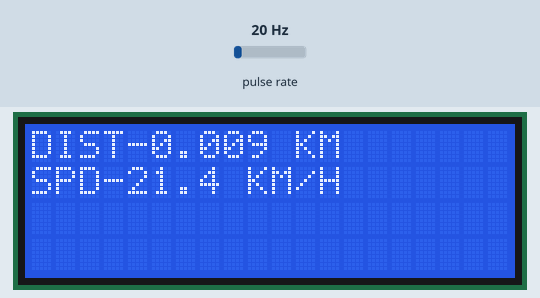
This sketch was run on a simulated Arduino Uno, built with avr-gcc and run on an emulated ATmega328P. On the bench: 20×4 character LCD. Wiring (inferred from the names in the program): pulse sensor: data pin 2. The inputs (shaded band) are chosen by the test bench; at power-on: pulse rate 20 Hz.

Above: at 2.2 s.
2.3 s: pulse rate (sensor on pin 2) set to 4 Hz
At 4.4 s:
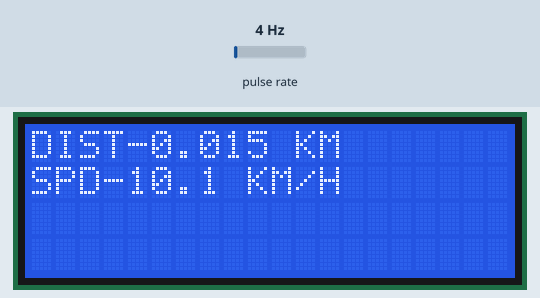
5.3 s: pulse rate (sensor on pin 2) set to 50 Hz
At 6.0 s:
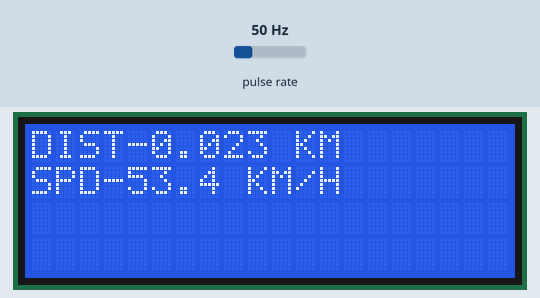
8.2 s: pulse rate (sensor on pin 2) set to 100 Hz
At 9.6 s:
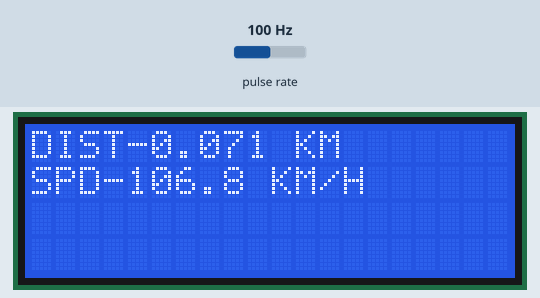
Timing chart, 0 to 11.2 s (numbered marks = the images above; inputs shaded):
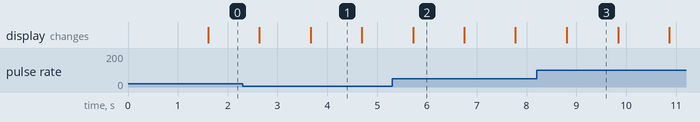

The sketch:

sensoriausTest.ino
```cpp
#include <Wire.h>
#include <LiquidCrystal_I2C.h>

LiquidCrystal_I2C lcd(0x27,20,4);                     // set the LCD address to 0x27 for a 16 chars and 2 line display

#define SENSOR 2                                      // define the Hall magnetic sensor interface PIN
#define circumference 267.035375555                   //85 mm circle circumference  //calculate the circumference to avoid costly float operations 2*Pi*r or Pi*d
#define lenghtForSpeedCalculation circumference * 36  //multiply by number of samples taken - 10,
                                                      //multiply by 3.6 to convert to km/h
                                                      //(we implicitly divide by 1000 to convert mm to m and multiply by 1000 to convert ms to s)
#define lenghtForDistanceCalculation circumference / 100000 //10 circles and convert mm to km
volatile float totalDistance = lenghtForDistanceCalculation / 2; // To correct the initial 5 spins missing to full

volatile int counter = 0 ;                            // counter which ticks every spin
volatile unsigned long deltatime = 0;                 // time delta
volatile float currentSpeed = 0;                      //holds the last calculated speed value

// LCD geometry
const int LCD_COLS = 16;
const int LCD_ROWS = 2;

const int decimalSymbolsForDistance = 3;              //How many numbers for distance after decimal to show

void setup ()
{
    pinMode (SENSOR, INPUT) ;  // define the Hall magnetic sensor line as input
    attachInterrupt(digitalPinToInterrupt(SENSOR), interrupt, FALLING);
    lcd.init();// initialize the lcd
    lcd.backlight();//turn on backlight
    lcd.print("Hello!");
    lcd.setCursor(0,1);
    lcd.print("Booting up");
    delay(1000);
}

void loop ()
{
  delay(500);

  lcd.clear();//Clear previous data from screen

  lcd.print("DIST-");
  lcd.print(totalDistance, decimalSymbolsForDistance);
  lcd.print(" KM");


  lcd.setCursor(0,1);
  lcd.print("SPD-");
  lcd.print(currentSpeed, currentSpeed < 10 ? 2 : 1);
  lcd.print(" KM/H");
  delay(500);
}
// when the Hall sensor detects a magnetic field this interrupt is called
void interrupt()
{
    counter++;

    //reads time stamp when counter is 1
    if (counter == 1)
    {
      deltatime = millis();
      return;
    }
    else if (counter == 5)//measures distance when counter is 5
    {
      totalDistance += lenghtForDistanceCalculation;
      return;
    }
    else if (counter == 10)//measures speed when counter is 10
    {
      currentSpeed = lenghtForSpeedCalculation / (millis() - deltatime);
      counter = 0;
      return;
    }
}
```

Measured:
- what the display in image 2 shows lasts 1.0 s, from 5.7 s to 6.7 s
